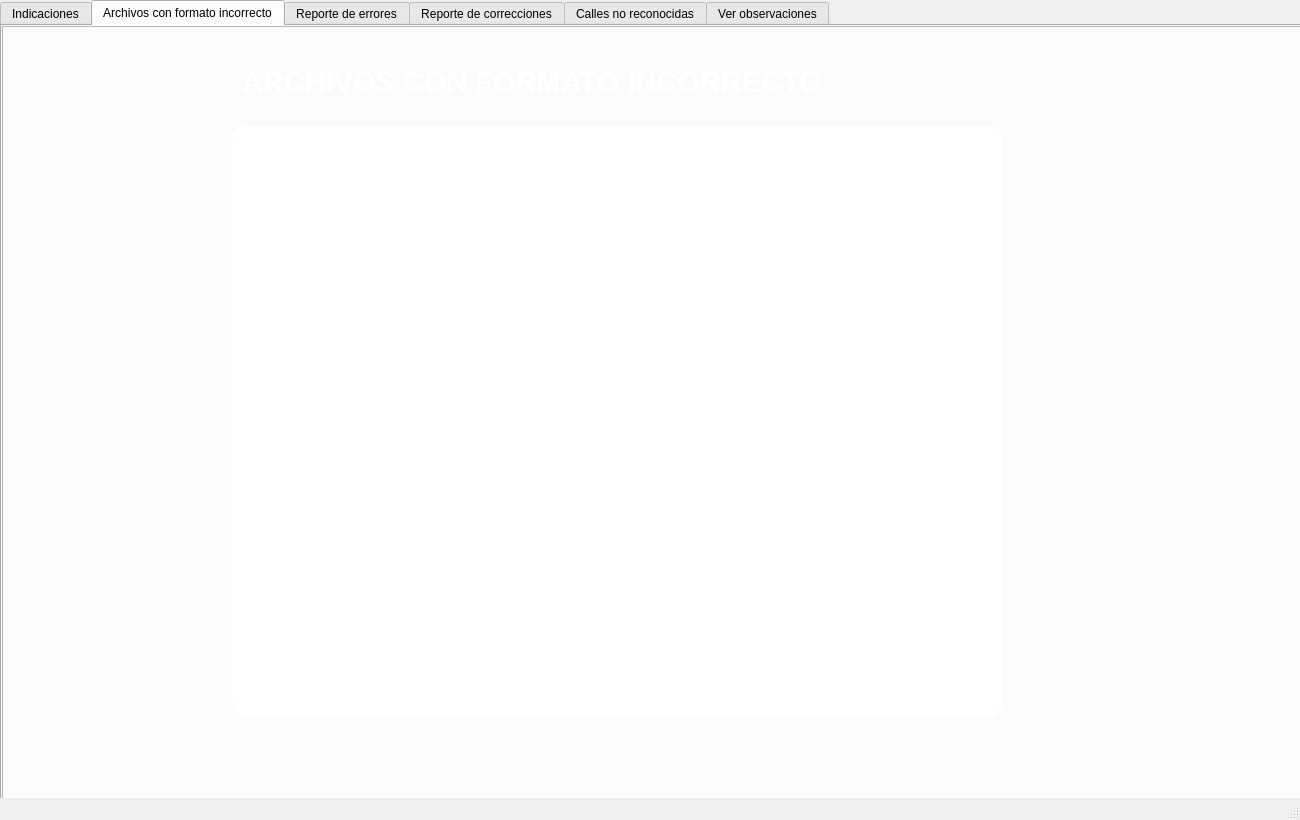
<?xml version="1.0" encoding="UTF-8"?>
<ui version="4.0">
 <class>MainWindow</class>
 <widget class="QMainWindow" name="MainWindow">
  <property name="geometry">
   <rect>
    <x>0</x>
    <y>0</y>
    <width>1300</width>
    <height>820</height>
   </rect>
  </property>
  <property name="windowTitle">
   <string>MainWindow</string>
  </property>
  <property name="styleSheet">
   <string notr="true">.QPushButton{
	color: rgb(0, 0, 127);
	background-color: rgb(255,255,255);
	border-radius:15;

}
.QPushButton:hover{
	background-color:#c4c4c4;
	color:black;
}

[name = fondoErrores]{
	background-image: url(&quot;C:\Users\aimbe\Downloads\Recurso 6-100\&quot;)
}</string>
  </property>
  <widget class="QWidget" name="centralwidget">
   <widget class="QTabWidget" name="tab_widget">
    <property name="geometry">
     <rect>
      <x>0</x>
      <y>0</y>
      <width>1310</width>
      <height>820</height>
     </rect>
    </property>
    <property name="currentIndex">
     <number>1</number>
    </property>
    <widget class="QWidget" name="tab">
     <attribute name="title">
      <string>Indicaciones</string>
     </attribute>
     <widget class="QFrame" name="frame">
      <property name="geometry">
       <rect>
        <x>-230</x>
        <y>-290</y>
        <width>1531</width>
        <height>1101</height>
       </rect>
      </property>
      <property name="frameShape">
       <enum>QFrame::StyledPanel</enum>
      </property>
      <property name="frameShadow">
       <enum>QFrame::Raised</enum>
      </property>
      <widget class="QLabel" name="label_5">
       <property name="geometry">
        <rect>
         <x>230</x>
         <y>290</y>
         <width>1301</width>
         <height>791</height>
        </rect>
       </property>
       <property name="text">
        <string/>
       </property>
       <property name="pixmap">
        <pixmap>../../Proyecto-Verificacion-Validacion-Datos/Recurso 6-100.jpg</pixmap>
       </property>
      </widget>
      <widget class="QPushButton" name="btnSeleccionarCarpeta">
       <property name="geometry">
        <rect>
         <x>930</x>
         <y>400</y>
         <width>211</width>
         <height>61</height>
        </rect>
       </property>
       <property name="toolTip">
        <string>Seleccione una carpeta que contenga archivos excel para validarlos</string>
       </property>
       <property name="styleSheet">
        <string notr="true"/>
       </property>
       <property name="text">
        <string>Seleccionar carpeta</string>
       </property>
       <property name="icon">
        <iconset>
         <normaloff>../../Proyecto-Verificacion-Validacion-Datos/seleccionar-carpteta.png</normaloff>../../Proyecto-Verificacion-Validacion-Datos/seleccionar-carpteta.png</iconset>
       </property>
       <property name="iconSize">
        <size>
         <width>50</width>
         <height>50</height>
        </size>
       </property>
      </widget>
      <widget class="QPushButton" name="btnSeleccionarArchivo">
       <property name="geometry">
        <rect>
         <x>500</x>
         <y>400</y>
         <width>211</width>
         <height>61</height>
        </rect>
       </property>
       <property name="toolTip">
        <string>Seleccione un solo archivo excel que desee validar, en la tabla se presentará un resumen de los errores</string>
       </property>
       <property name="styleSheet">
        <string notr="true"/>
       </property>
       <property name="text">
        <string>Seleccionar archivo</string>
       </property>
       <property name="icon">
        <iconset>
         <normaloff>../../Proyecto-Verificacion-Validacion-Datos/archivos.png</normaloff>../../Proyecto-Verificacion-Validacion-Datos/archivos.png</iconset>
       </property>
       <property name="iconSize">
        <size>
         <width>50</width>
         <height>50</height>
        </size>
       </property>
      </widget>
      <widget class="QLabel" name="label_17">
       <property name="geometry">
        <rect>
         <x>450</x>
         <y>310</y>
         <width>821</width>
         <height>71</height>
        </rect>
       </property>
       <property name="font">
        <font>
         <pointsize>22</pointsize>
         <weight>75</weight>
         <bold>true</bold>
        </font>
       </property>
       <property name="styleSheet">
        <string notr="true">color: rgb(255, 255, 255);</string>
       </property>
       <property name="text">
        <string>VALIDACIÓN Y VERIFICACIÓN DE DATOS</string>
       </property>
      </widget>
      <widget class="QTextEdit" name="textAreaIndicaciones">
       <property name="geometry">
        <rect>
         <x>280</x>
         <y>500</y>
         <width>1191</width>
         <height>521</height>
        </rect>
       </property>
       <property name="font">
        <font>
         <family>Cambria</family>
         <pointsize>11</pointsize>
        </font>
       </property>
       <property name="mouseTracking">
        <bool>false</bool>
       </property>
       <property name="styleSheet">
        <string notr="true">background-color: rgb(255,255,255);
border-radius:15;
</string>
       </property>
       <property name="html">
        <string>&lt;!DOCTYPE HTML PUBLIC &quot;-//W3C//DTD HTML 4.0//EN&quot; &quot;http://www.w3.org/TR/REC-html40/strict.dtd&quot;&gt;
&lt;html&gt;&lt;head&gt;&lt;meta name=&quot;qrichtext&quot; content=&quot;1&quot; /&gt;&lt;style type=&quot;text/css&quot;&gt;
p, li { white-space: pre-wrap; }
&lt;/style&gt;&lt;/head&gt;&lt;body style=&quot; font-family:'Cambria'; font-size:11pt; font-weight:400; font-style:normal;&quot;&gt;
&lt;p style=&quot;-qt-paragraph-type:empty; margin-top:0px; margin-bottom:0px; margin-left:0px; margin-right:0px; -qt-block-indent:0; text-indent:0px;&quot;&gt;&lt;br /&gt;&lt;/p&gt;
&lt;p style=&quot; margin-top:0px; margin-bottom:0px; margin-left:0px; margin-right:0px; -qt-block-indent:0; text-indent:0px;&quot;&gt;Para validar los datos de los Formularios Excel, usted tiene dos opciones: seleccionar un archivo específico o seleccionar la carpeta que contenga todos los formularios. &lt;/p&gt;
&lt;p style=&quot;-qt-paragraph-type:empty; margin-top:0px; margin-bottom:0px; margin-left:0px; margin-right:0px; -qt-block-indent:0; text-indent:0px; font-family:'MS Shell Dlg 2';&quot;&gt;&lt;br /&gt;&lt;/p&gt;
&lt;p style=&quot; margin-top:0px; margin-bottom:0px; margin-left:0px; margin-right:0px; -qt-block-indent:0; text-indent:0px;&quot;&gt;La ejecución tardará entre 5 minutos y una hora aproximadamente, depende del número de correcciones necesarias en los archivos. Por favor no cerrar esta ventana mientras se está ejecutando. Usted puede controlar el avance de la ejecución en la consola.&lt;/p&gt;
&lt;p style=&quot; margin-top:0px; margin-bottom:0px; margin-left:0px; margin-right:0px; -qt-block-indent:0; text-indent:0px;&quot;&gt;Después de que hayan finalizado las correcciones y análisis de errores, en las siguientes pestañas, se encuentran tablas que muestran:&lt;/p&gt;
&lt;ul style=&quot;margin-top: 0px; margin-bottom: 0px; margin-left: 0px; margin-right: 0px; -qt-list-indent: 1;&quot;&gt;&lt;li style=&quot; margin-top:12px; margin-bottom:0px; margin-left:0px; margin-right:0px; -qt-block-indent:0; text-indent:0px;&quot;&gt;Archivos con formato erróneo: Nombre de archivo y nombre de hoja que tienen un formato diferente. De las hojas Excel con formato erróneo, no se realizarán validaciones de ningún tipo.  &lt;/li&gt;
&lt;li style=&quot; margin-top:0px; margin-bottom:0px; margin-left:0px; margin-right:0px; -qt-block-indent:0; text-indent:0px;&quot;&gt;Reporte de errores: Tabla que contiene nombre de archivo, nombre de hoja, nombre de atractor, lista de errores que presenta, zona, grupo y tramo.  &lt;/li&gt;
&lt;li style=&quot; margin-top:0px; margin-bottom:0px; margin-left:0px; margin-right:0px; -qt-block-indent:0; text-indent:0px;&quot;&gt;Reporte de correcciones: Tabla que contiene los mismos encabezados de reporte de Errores. Pero que informa las correcciones que el programa ha realizado en los archivos. Para mayor información de las correcciones, se recomienda ver los manuales de usuario que han sido presentados.  &lt;/li&gt;
&lt;li style=&quot; margin-top:0px; margin-bottom:0px; margin-left:0px; margin-right:0px; -qt-block-indent:0; text-indent:0px;&quot;&gt;Calles no reconocidas: Se encuentra una tabla que detalla nombre de archivo y nombre de la hoja que contiene calles que no se han podido reconocer ni encontrar una similitud aparente.&lt;/li&gt;
&lt;li style=&quot; margin-top:0px; margin-bottom:0px; margin-left:0px; margin-right:0px; -qt-block-indent:0; text-indent:0px;&quot;&gt;Ver observaciones: En esta opción usted podrá seleccionar una carpeta que contenga formularios, de los cuales se mostrarán las Observaciones recolectadas.&lt;/li&gt;&lt;/ul&gt;
&lt;p style=&quot;-qt-paragraph-type:empty; margin-top:0px; margin-bottom:0px; margin-left:0px; margin-right:0px; -qt-block-indent:1; text-indent:0px;&quot;&gt;&lt;br /&gt;&lt;/p&gt;
&lt;p style=&quot; margin-top:0px; margin-bottom:0px; margin-left:0px; margin-right:0px; -qt-block-indent:0; text-indent:0px;&quot;&gt;Los errores y las correcciones se guardan a su vez en una base de datos de Validaciones contenida en el archivo denominado Vinculacion.accdb.&lt;/p&gt;
&lt;p style=&quot;-qt-paragraph-type:empty; margin-top:0px; margin-bottom:0px; margin-left:0px; margin-right:0px; -qt-block-indent:0; text-indent:0px;&quot;&gt;&lt;br /&gt;&lt;/p&gt;
&lt;p style=&quot; margin-top:0px; margin-bottom:0px; margin-left:0px; margin-right:0px; -qt-block-indent:0; text-indent:0px;&quot;&gt;La información correcta de las zonas y atractores no será agregada en la base de datos, mientras el programa siga reportando errores.&lt;/p&gt;
&lt;p style=&quot;-qt-paragraph-type:empty; margin-top:0px; margin-bottom:0px; margin-left:0px; margin-right:0px; -qt-block-indent:0; text-indent:0px;&quot;&gt;&lt;br /&gt;&lt;/p&gt;
&lt;p style=&quot; margin-top:0px; margin-bottom:0px; margin-left:0px; margin-right:0px; -qt-block-indent:0; text-indent:0px;&quot;&gt;Cuando el programa no reporte ningún error, corrección o archivo con formato erróneo, la información habrá sido agregada exitosamente. &lt;/p&gt;
&lt;p style=&quot;-qt-paragraph-type:empty; margin-top:0px; margin-bottom:0px; margin-left:0px; margin-right:0px; -qt-block-indent:0; text-indent:0px;&quot;&gt;&lt;br /&gt;&lt;/p&gt;
&lt;p align=&quot;justify&quot; style=&quot;-qt-paragraph-type:empty; margin-top:0px; margin-bottom:0px; margin-left:0px; margin-right:0px; -qt-block-indent:0; text-indent:0px;&quot;&gt;&lt;br /&gt;&lt;/p&gt;&lt;/body&gt;&lt;/html&gt;</string>
       </property>
      </widget>
     </widget>
    </widget>
    <widget class="QWidget" name="tab_4">
     <attribute name="title">
      <string>Archivos con formato incorrecto</string>
     </attribute>
     <widget class="QFrame" name="frame_2">
      <property name="geometry">
       <rect>
        <x>0</x>
        <y>0</y>
        <width>1301</width>
        <height>801</height>
       </rect>
      </property>
      <property name="frameShape">
       <enum>QFrame::StyledPanel</enum>
      </property>
      <property name="frameShadow">
       <enum>QFrame::Raised</enum>
      </property>
      <widget class="QLabel" name="label_8">
       <property name="geometry">
        <rect>
         <x>0</x>
         <y>0</y>
         <width>1301</width>
         <height>791</height>
        </rect>
       </property>
       <property name="text">
        <string/>
       </property>
       <property name="pixmap">
        <pixmap>../../Proyecto-Verificacion-Validacion-Datos/Recurso 6-100.jpg</pixmap>
       </property>
      </widget>
      <widget class="QLabel" name="label_11">
       <property name="geometry">
        <rect>
         <x>240</x>
         <y>20</y>
         <width>821</width>
         <height>71</height>
        </rect>
       </property>
       <property name="font">
        <font>
         <pointsize>22</pointsize>
         <weight>75</weight>
         <bold>true</bold>
        </font>
       </property>
       <property name="styleSheet">
        <string notr="true">color: rgb(255, 255, 255);</string>
       </property>
       <property name="text">
        <string>ARCHIVOS CON FORMATO INCORRECTO</string>
       </property>
      </widget>
      <widget class="QLabel" name="label_12">
       <property name="geometry">
        <rect>
         <x>40</x>
         <y>10</y>
         <width>631</width>
         <height>291</height>
        </rect>
       </property>
       <property name="text">
        <string/>
       </property>
       <property name="pixmap">
        <pixmap>../../Proyecto-Verificacion-Validacion-Datos/carro.png</pixmap>
       </property>
      </widget>
      <widget class="QLabel" name="label_15">
       <property name="geometry">
        <rect>
         <x>790</x>
         <y>460</y>
         <width>451</width>
         <height>311</height>
        </rect>
       </property>
       <property name="text">
        <string/>
       </property>
       <property name="pixmap">
        <pixmap>../../Proyecto-Verificacion-Validacion-Datos/moto.png</pixmap>
       </property>
      </widget>
      <widget class="QTableView" name="tblFormatoIncorrecto_2">
       <property name="geometry">
        <rect>
         <x>230</x>
         <y>100</y>
         <width>771</width>
         <height>591</height>
        </rect>
       </property>
       <property name="styleSheet">
        <string notr="true">background-color: rgb(255,255,255);
border-radius:15;
</string>
       </property>
      </widget>
     </widget>
    </widget>
    <widget class="QWidget" name="tab_2">
     <attribute name="title">
      <string>Reporte de errores</string>
     </attribute>
     <widget class="QFrame" name="fondoErrores">
      <property name="geometry">
       <rect>
        <x>0</x>
        <y>0</y>
        <width>1311</width>
        <height>791</height>
       </rect>
      </property>
      <property name="frameShape">
       <enum>QFrame::StyledPanel</enum>
      </property>
      <property name="frameShadow">
       <enum>QFrame::Raised</enum>
      </property>
      <widget class="QLabel" name="label">
       <property name="geometry">
        <rect>
         <x>0</x>
         <y>0</y>
         <width>1310</width>
         <height>820</height>
        </rect>
       </property>
       <property name="text">
        <string/>
       </property>
       <property name="pixmap">
        <pixmap>../../Proyecto-Verificacion-Validacion-Datos/Recurso 6-100.jpg</pixmap>
       </property>
      </widget>
      <widget class="QLabel" name="label_2">
       <property name="geometry">
        <rect>
         <x>50</x>
         <y>30</y>
         <width>631</width>
         <height>291</height>
        </rect>
       </property>
       <property name="text">
        <string/>
       </property>
       <property name="pixmap">
        <pixmap>../../Proyecto-Verificacion-Validacion-Datos/carro.png</pixmap>
       </property>
      </widget>
      <widget class="QLabel" name="label_3">
       <property name="geometry">
        <rect>
         <x>1040</x>
         <y>450</y>
         <width>451</width>
         <height>311</height>
        </rect>
       </property>
       <property name="text">
        <string/>
       </property>
       <property name="pixmap">
        <pixmap>../../Proyecto-Verificacion-Validacion-Datos/moto.png</pixmap>
       </property>
      </widget>
      <widget class="QTableView" name="tblTablaErrores">
       <property name="geometry">
        <rect>
         <x>60</x>
         <y>100</y>
         <width>1201</width>
         <height>631</height>
        </rect>
       </property>
       <property name="styleSheet">
        <string notr="true">background-color: rgb(255,255,255);
border-radius:15;

</string>
       </property>
      </widget>
      <widget class="QLabel" name="label_4">
       <property name="geometry">
        <rect>
         <x>370</x>
         <y>30</y>
         <width>471</width>
         <height>51</height>
        </rect>
       </property>
       <property name="font">
        <font>
         <pointsize>22</pointsize>
         <weight>75</weight>
         <bold>true</bold>
        </font>
       </property>
       <property name="styleSheet">
        <string notr="true">color: rgb(255, 255, 255);</string>
       </property>
       <property name="text">
        <string> REPORTES DE ERRORES</string>
       </property>
      </widget>
      <widget class="QLabel" name="lblArchivos">
       <property name="enabled">
        <bool>true</bool>
       </property>
       <property name="geometry">
        <rect>
         <x>100</x>
         <y>320</y>
         <width>231</width>
         <height>31</height>
        </rect>
       </property>
       <property name="font">
        <font>
         <pointsize>12</pointsize>
         <weight>75</weight>
         <bold>true</bold>
        </font>
       </property>
       <property name="text">
        <string/>
       </property>
       <property name="alignment">
        <set>Qt::AlignCenter</set>
       </property>
      </widget>
      <widget class="QLabel" name="label_6">
       <property name="geometry">
        <rect>
         <x>670</x>
         <y>780</y>
         <width>231</width>
         <height>21</height>
        </rect>
       </property>
       <property name="text">
        <string>TextLabel</string>
       </property>
      </widget>
      <widget class="QLabel" name="label_7">
       <property name="geometry">
        <rect>
         <x>620</x>
         <y>780</y>
         <width>231</width>
         <height>21</height>
        </rect>
       </property>
       <property name="text">
        <string>TextLabel</string>
       </property>
      </widget>
      <zorder>label</zorder>
      <zorder>label_3</zorder>
      <zorder>label_2</zorder>
      <zorder>label_4</zorder>
      <zorder>tblTablaErrores</zorder>
      <zorder>lblArchivos</zorder>
      <zorder>label_6</zorder>
      <zorder>label_7</zorder>
     </widget>
    </widget>
    <widget class="QWidget" name="tab_3">
     <attribute name="title">
      <string>Reporte de correcciones</string>
     </attribute>
     <widget class="QFrame" name="frame_3">
      <property name="geometry">
       <rect>
        <x>0</x>
        <y>0</y>
        <width>1301</width>
        <height>791</height>
       </rect>
      </property>
      <property name="frameShape">
       <enum>QFrame::StyledPanel</enum>
      </property>
      <property name="frameShadow">
       <enum>QFrame::Raised</enum>
      </property>
      <widget class="QLabel" name="label_9">
       <property name="geometry">
        <rect>
         <x>0</x>
         <y>0</y>
         <width>1301</width>
         <height>801</height>
        </rect>
       </property>
       <property name="text">
        <string/>
       </property>
       <property name="pixmap">
        <pixmap>../../Proyecto-Verificacion-Validacion-Datos/Recurso 6-100.jpg</pixmap>
       </property>
      </widget>
      <widget class="QLabel" name="label_10">
       <property name="geometry">
        <rect>
         <x>400</x>
         <y>30</y>
         <width>581</width>
         <height>51</height>
        </rect>
       </property>
       <property name="font">
        <font>
         <pointsize>22</pointsize>
         <weight>75</weight>
         <bold>true</bold>
        </font>
       </property>
       <property name="styleSheet">
        <string notr="true">color: rgb(255, 255, 255);</string>
       </property>
       <property name="text">
        <string> REPORTE DE CORRECCIONES</string>
       </property>
      </widget>
      <widget class="QLabel" name="label_13">
       <property name="geometry">
        <rect>
         <x>20</x>
         <y>20</y>
         <width>631</width>
         <height>291</height>
        </rect>
       </property>
       <property name="text">
        <string/>
       </property>
       <property name="pixmap">
        <pixmap>../../Proyecto-Verificacion-Validacion-Datos/carro.png</pixmap>
       </property>
      </widget>
      <widget class="QLabel" name="label_14">
       <property name="geometry">
        <rect>
         <x>840</x>
         <y>440</y>
         <width>451</width>
         <height>311</height>
        </rect>
       </property>
       <property name="text">
        <string/>
       </property>
       <property name="pixmap">
        <pixmap>../../Proyecto-Verificacion-Validacion-Datos/moto.png</pixmap>
       </property>
      </widget>
      <widget class="QTableView" name="tblTablaCorreciones">
       <property name="geometry">
        <rect>
         <x>60</x>
         <y>130</y>
         <width>1181</width>
         <height>591</height>
        </rect>
       </property>
       <property name="styleSheet">
        <string notr="true">background-color: rgb(255,255,255);
border-radius:15;
</string>
       </property>
      </widget>
     </widget>
    </widget>
    <widget class="QWidget" name="tab_6">
     <attribute name="title">
      <string>Calles no reconocidas</string>
     </attribute>
     <widget class="QFrame" name="frame_5">
      <property name="geometry">
       <rect>
        <x>0</x>
        <y>0</y>
        <width>1301</width>
        <height>791</height>
       </rect>
      </property>
      <property name="frameShape">
       <enum>QFrame::StyledPanel</enum>
      </property>
      <property name="frameShadow">
       <enum>QFrame::Raised</enum>
      </property>
      <widget class="QLabel" name="label_18">
       <property name="geometry">
        <rect>
         <x>0</x>
         <y>0</y>
         <width>1291</width>
         <height>791</height>
        </rect>
       </property>
       <property name="text">
        <string/>
       </property>
       <property name="pixmap">
        <pixmap>../../Proyecto-Verificacion-Validacion-Datos/Recurso 6-100.jpg</pixmap>
       </property>
      </widget>
      <widget class="QLabel" name="label_19">
       <property name="geometry">
        <rect>
         <x>410</x>
         <y>20</y>
         <width>581</width>
         <height>51</height>
        </rect>
       </property>
       <property name="font">
        <font>
         <pointsize>22</pointsize>
         <weight>75</weight>
         <bold>true</bold>
        </font>
       </property>
       <property name="styleSheet">
        <string notr="true">color: rgb(255, 255, 255);</string>
       </property>
       <property name="text">
        <string>CALLES NO RECONOCIDAS</string>
       </property>
      </widget>
      <widget class="QTableView" name="tblCallesNoReconocidas">
       <property name="geometry">
        <rect>
         <x>50</x>
         <y>90</y>
         <width>1181</width>
         <height>591</height>
        </rect>
       </property>
       <property name="styleSheet">
        <string notr="true">background-color: rgb(255,255,255);
border-radius:15;
</string>
       </property>
      </widget>
     </widget>
    </widget>
    <widget class="QWidget" name="tab_5">
     <attribute name="title">
      <string>Ver observaciones</string>
     </attribute>
     <widget class="QFrame" name="frame_4">
      <property name="geometry">
       <rect>
        <x>0</x>
        <y>0</y>
        <width>1301</width>
        <height>791</height>
       </rect>
      </property>
      <property name="frameShape">
       <enum>QFrame::StyledPanel</enum>
      </property>
      <property name="frameShadow">
       <enum>QFrame::Raised</enum>
      </property>
      <widget class="QLabel" name="label_16">
       <property name="geometry">
        <rect>
         <x>0</x>
         <y>0</y>
         <width>1301</width>
         <height>791</height>
        </rect>
       </property>
       <property name="text">
        <string/>
       </property>
       <property name="pixmap">
        <pixmap>../../Proyecto-Verificacion-Validacion-Datos/Recurso 6-100.jpg</pixmap>
       </property>
      </widget>
      <widget class="QPushButton" name="btnVerObservaciones">
       <property name="geometry">
        <rect>
         <x>490</x>
         <y>50</y>
         <width>211</width>
         <height>61</height>
        </rect>
       </property>
       <property name="toolTip">
        <string>Al dar clic, podrá observar las observaciones que tienen los tramos de manera resumida en la tabla </string>
       </property>
       <property name="styleSheet">
        <string notr="true"/>
       </property>
       <property name="text">
        <string>Ver observaciones</string>
       </property>
       <property name="icon">
        <iconset>
         <normaloff>../../Proyecto-Verificacion-Validacion-Datos/ver-observaciones.png</normaloff>../../Proyecto-Verificacion-Validacion-Datos/ver-observaciones.png</iconset>
       </property>
       <property name="iconSize">
        <size>
         <width>50</width>
         <height>50</height>
        </size>
       </property>
      </widget>
      <widget class="QTableView" name="tblVerObservaciones">
       <property name="geometry">
        <rect>
         <x>40</x>
         <y>140</y>
         <width>1181</width>
         <height>591</height>
        </rect>
       </property>
       <property name="styleSheet">
        <string notr="true">background-color: rgb(255,255,255);
border-radius:15;
</string>
       </property>
      </widget>
     </widget>
    </widget>
   </widget>
  </widget>
  <widget class="QStatusBar" name="statusbar"/>
 </widget>
 <resources/>
 <connections/>
</ui>
